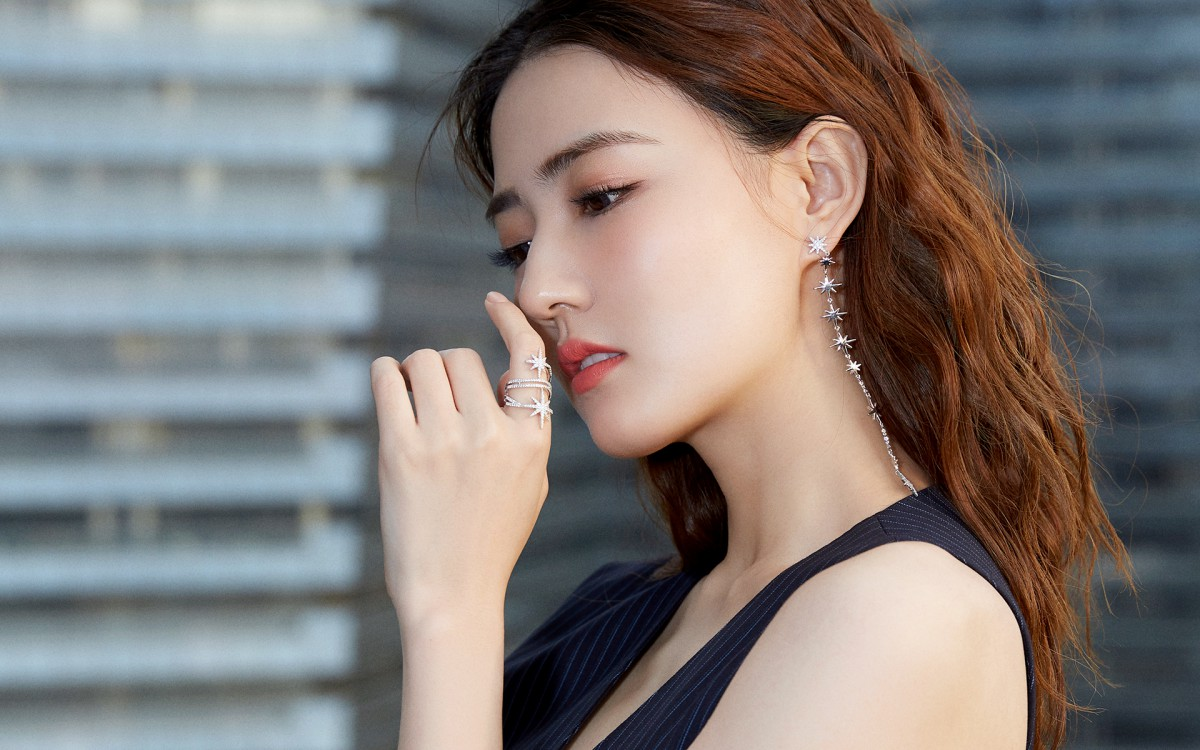
#> input picture img_code/img/xl_3.jpg, 1200 x 750 px
$ python img_8_edge_Canny.py
#> lines starting #> are read from the running program, lines starting #| are printed output that depends on the picture; after the words box and inside, x2 and y2 are one past the last pixel; in counts of white or black regions, pixels touching at a corner belong together
import cv2 as cv
import numpy as np
from matplotlib import pyplot as plt
# 1 图像读取
img = cv.imread('img/xl_3.jpg', 0)
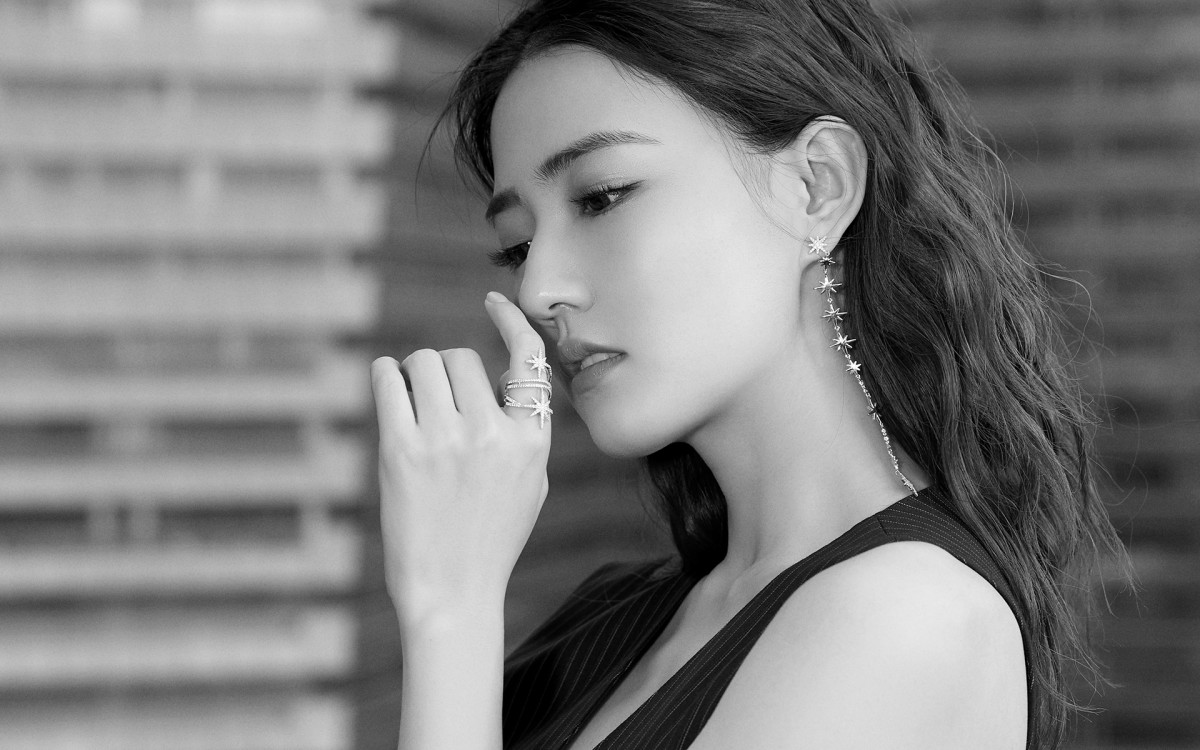
#> img: shape (750, 1200); min 0, max 255, mean 124.9
# 2 Canny边缘检测
lowThreshold = 0
max_lowThreshold = 100
canny = cv.Canny(img, lowThreshold, max_lowThreshold)
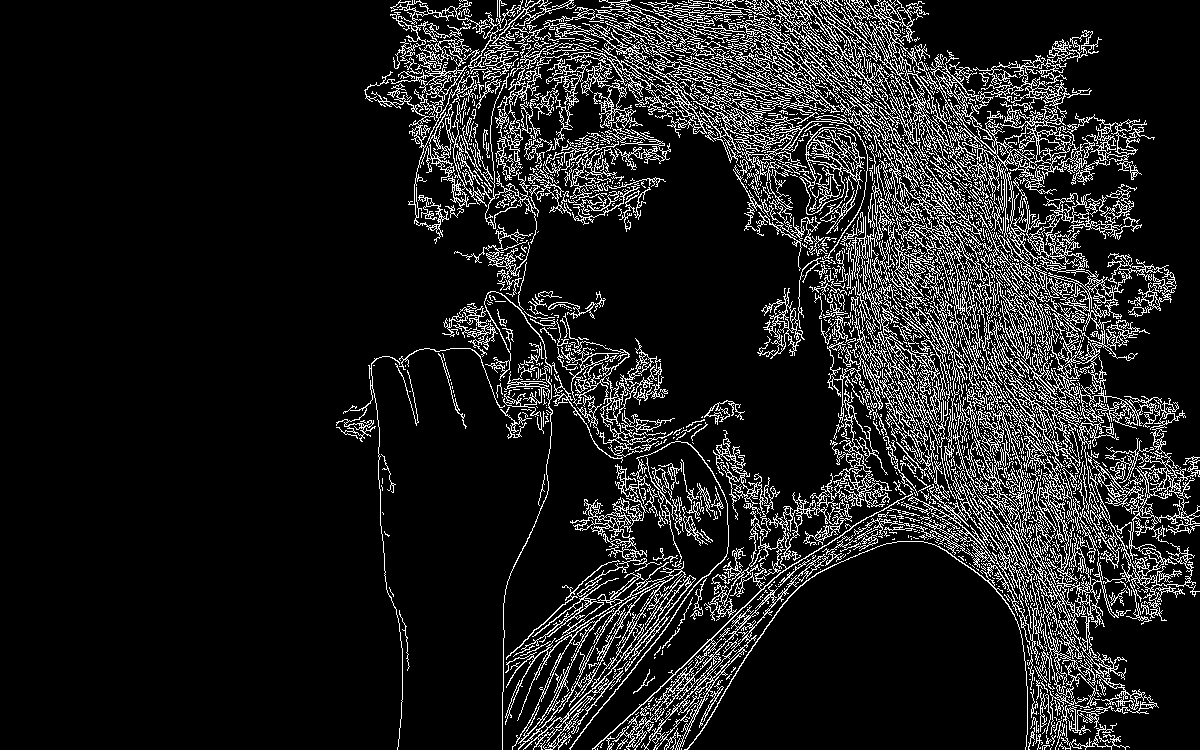
#> canny: shape (750, 1200); 12.5% white in thin lines or dots, all inside (x1, y1, x2, y2) = (336, 0, 1200, 750)
# 3 图像展示
plt.figure(figsize=(10,8),dpi=100)
plt.subplot(121),plt.imshow(img,cmap=plt.cm.gray),plt.title('原图')
plt.xticks([]), plt.yticks([])
plt.subplot(122),plt.imshow(canny,cmap = plt.cm.gray),plt.title('Canny检测后结果')
plt.xticks([]), plt.yticks([])
plt.show()
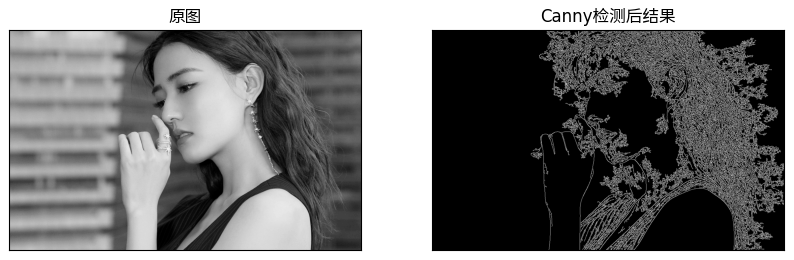
#> figure drawn by matplotlib, 2 panels

$ run again, with img_code/img/xl_1.jpg copied over img_code/img/xl_3.jpg
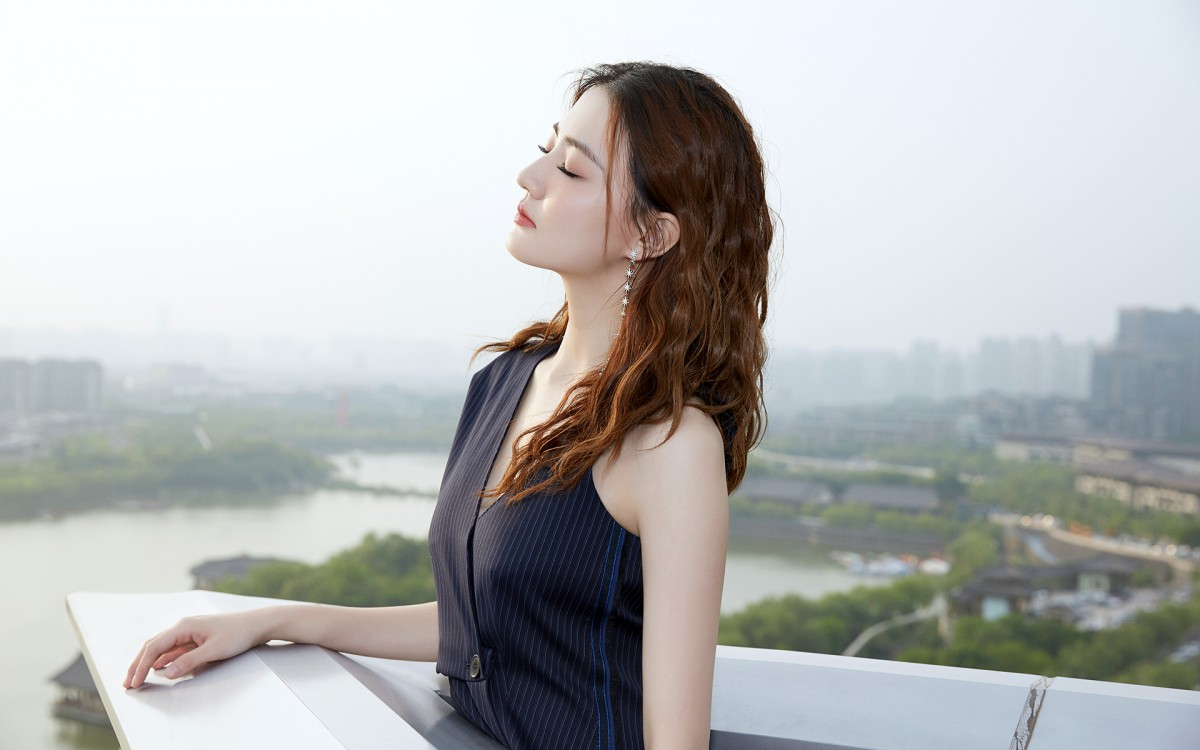
#> input picture img_code/img/xl_1.jpg, 1200 x 750 px
#> `canny = cv.Canny(img, lowThreshold, max_lowThreshold)`:
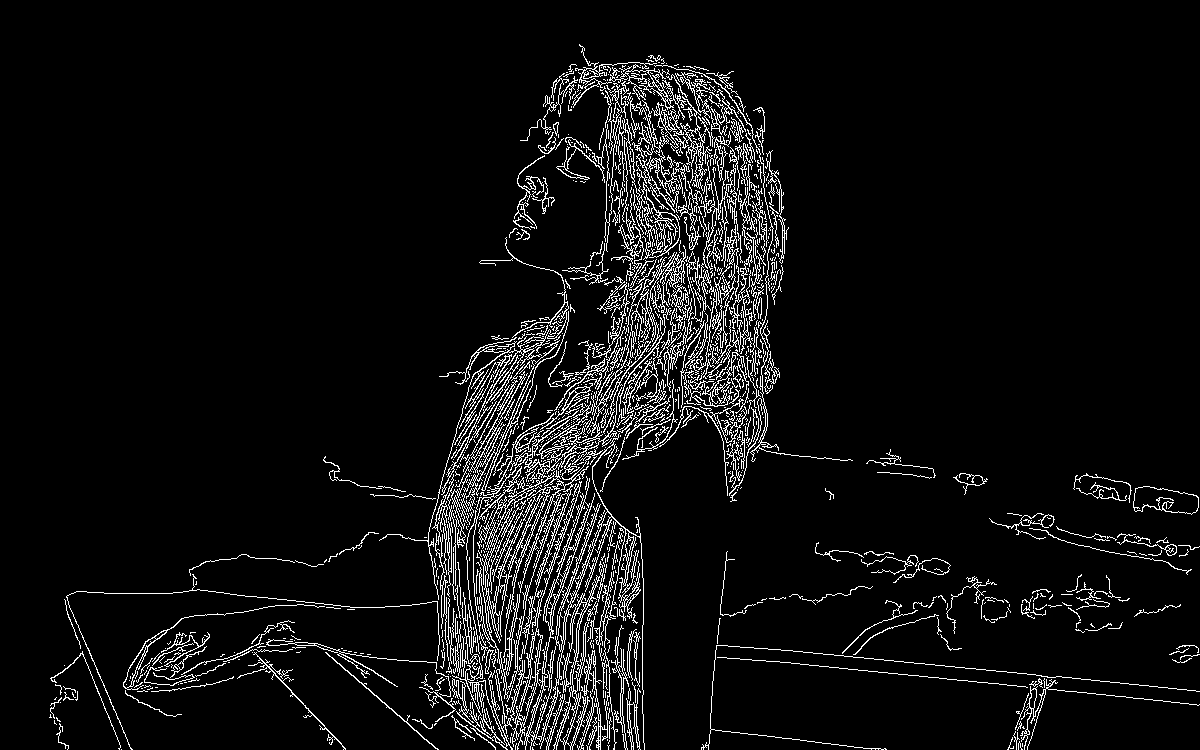
#> canny: shape (750, 1200); 6.1% white in thin lines or dots
#> `plt.show()`:
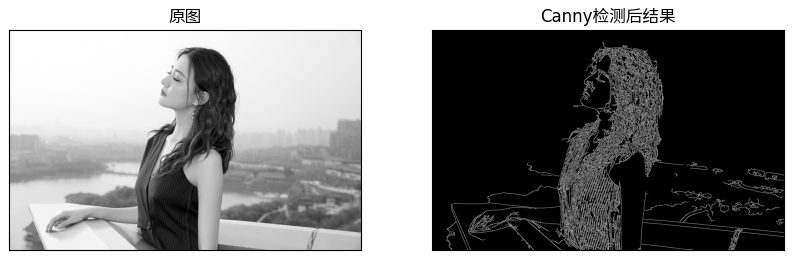
#> figure drawn by matplotlib, 2 panels

$ run again, with img_code/img/xl_2.jpg copied over img_code/img/xl_3.jpg
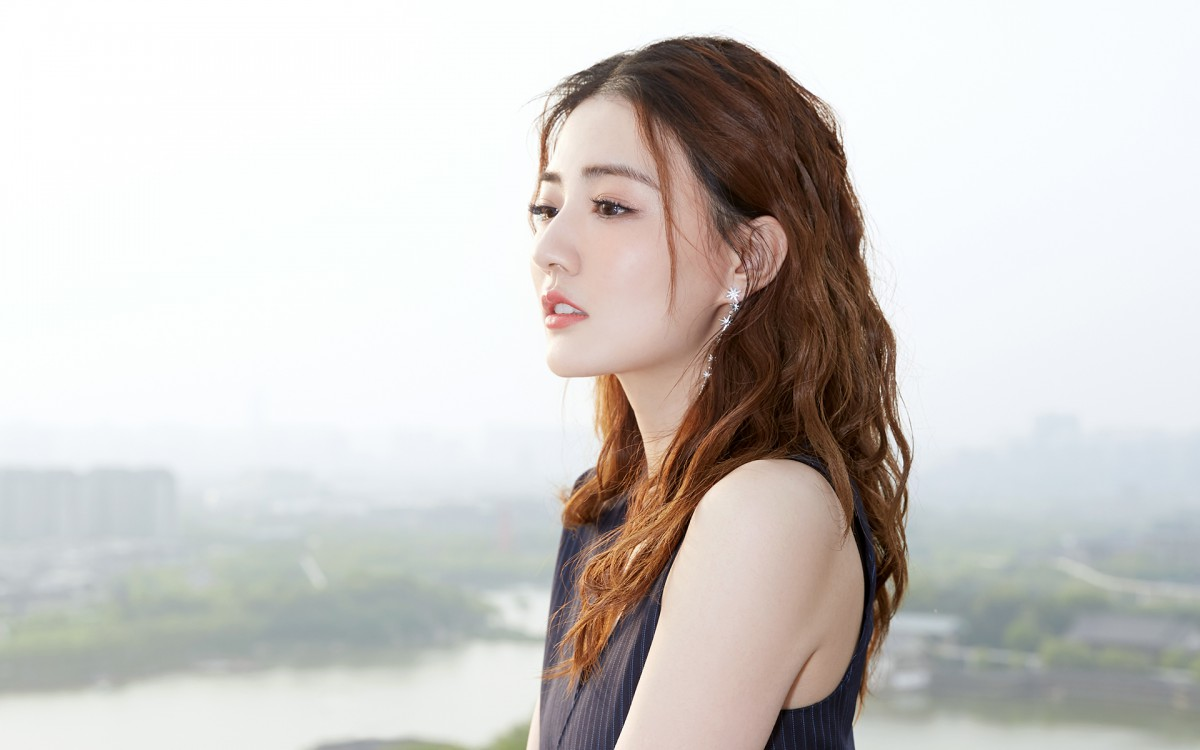
#> input picture img_code/img/xl_2.jpg, 1200 x 750 px
#> `canny = cv.Canny(img, lowThreshold, max_lowThreshold)`:
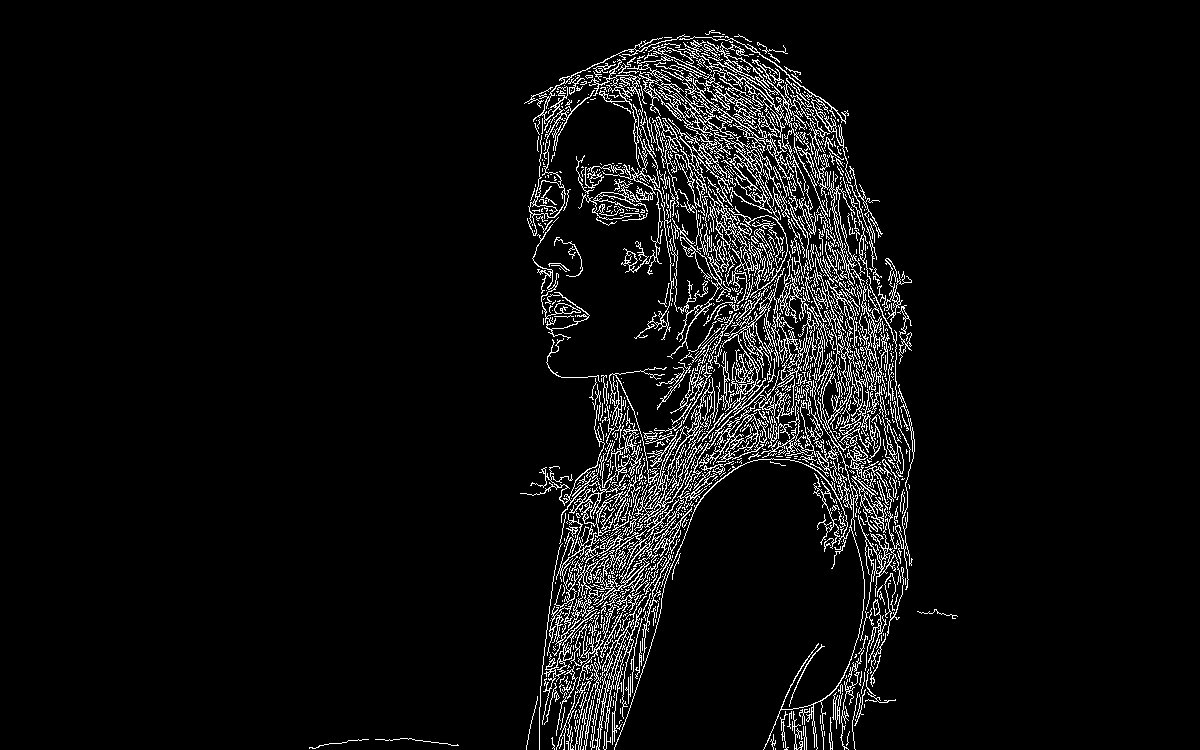
#> canny: shape (750, 1200); 5.7% white in thin lines or dots, all inside (x1, y1, x2, y2) = (309, 30, 958, 750)
#> `plt.show()`:
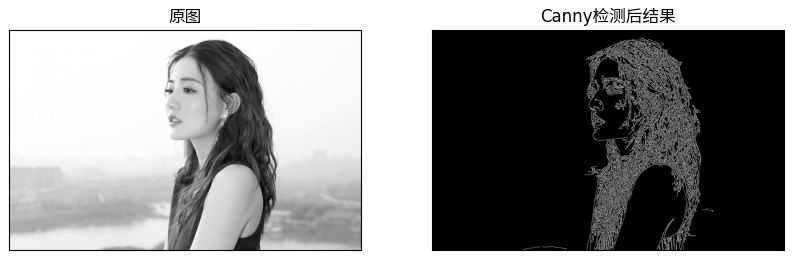
#> figure drawn by matplotlib, 2 panels

$ run again, with img_code/img/xl_4.jpg copied over img_code/img/xl_3.jpg
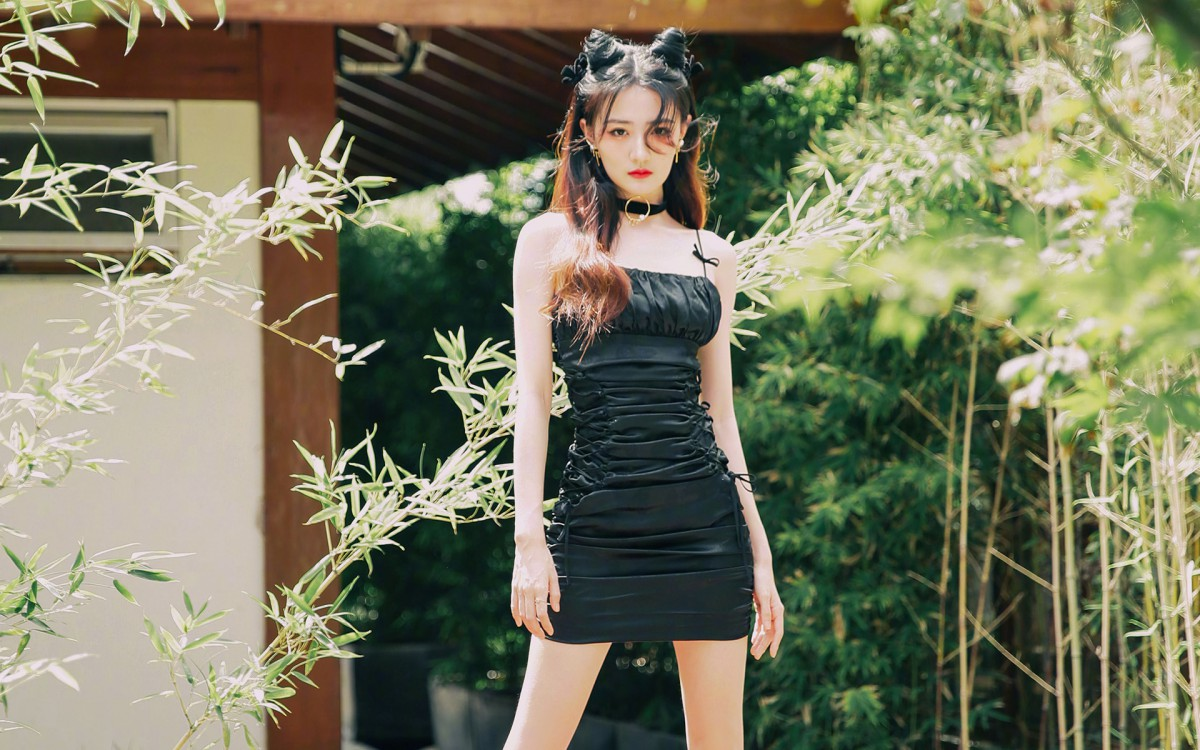
#> input picture img_code/img/xl_4.jpg, 1200 x 750 px
#> `canny = cv.Canny(img, lowThreshold, max_lowThreshold)`:
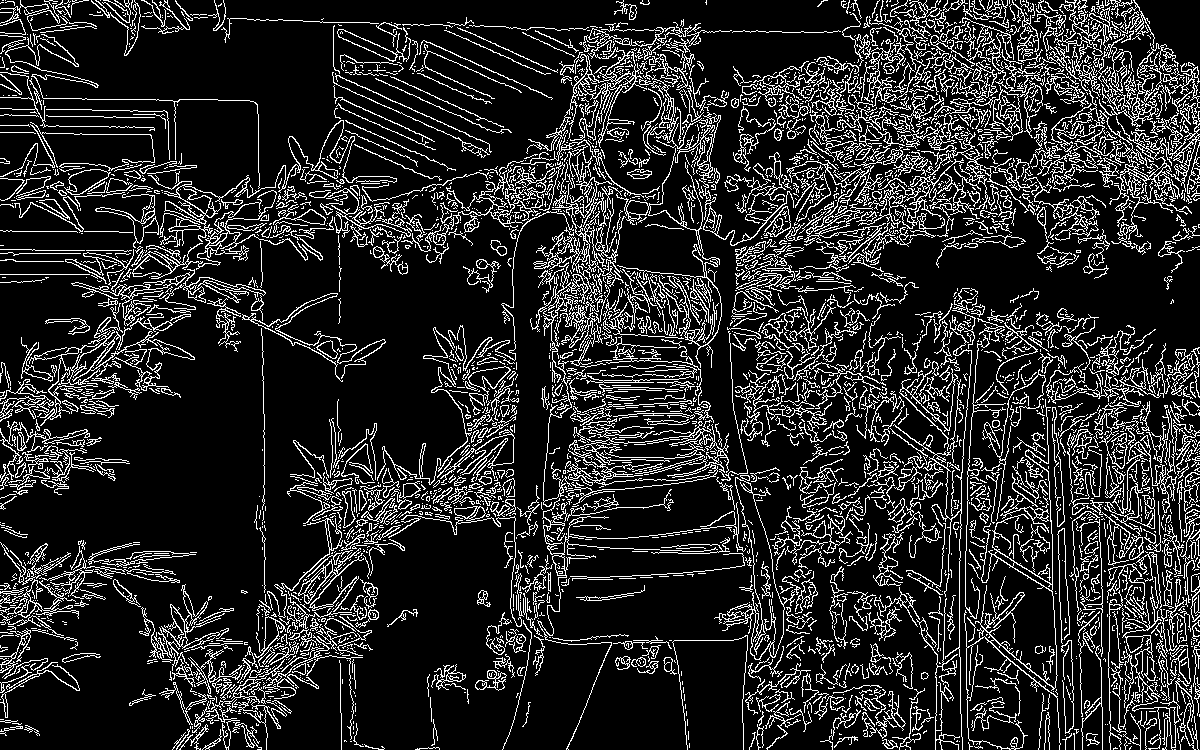
#> canny: shape (750, 1200); 15.7% white in thin lines or dots
#> `plt.show()`:
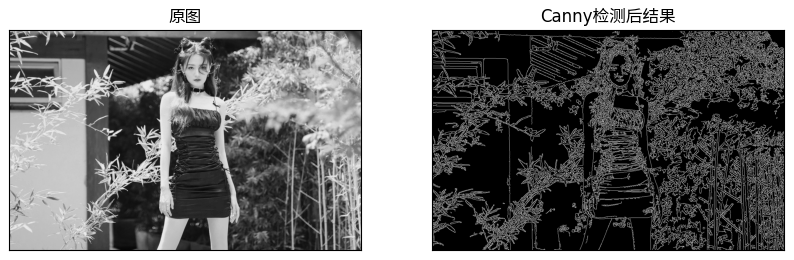
#> figure drawn by matplotlib, 2 panels
